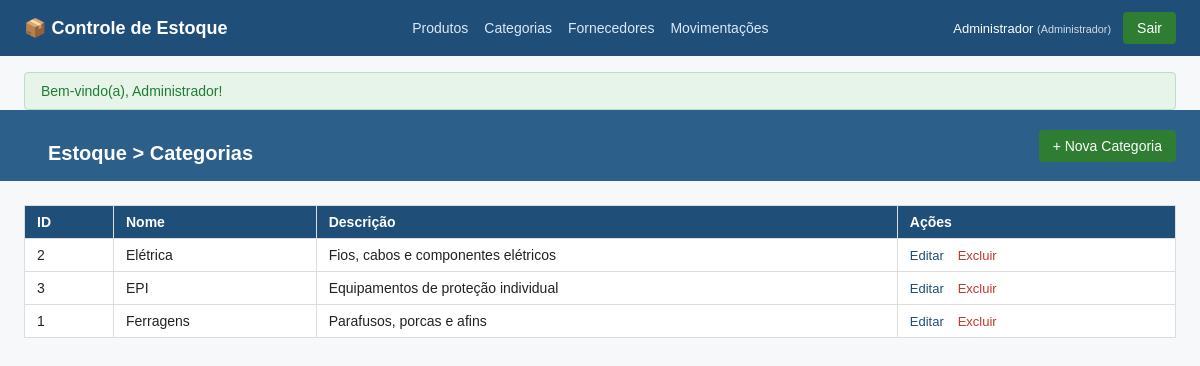
Screenshot of /categorias (signed in) with the database file from the repository.
### tables this page shows
CREATE TABLE categorias (
    id INT AUTO_INCREMENT PRIMARY KEY,
    nome VARCHAR(100) NOT NULL,
    descricao VARCHAR(255)
);

### core/Controller.php (called while the page is built, shortened)
<?php
class Controller
{
    protected function view(string $viewName, array $dados = []): void
    {
        $dados['usuarioLogado'] = $this->usuarioLogado();
        $dados['flash'] = $this->getFlash();
        extract($dados);
        $viewPath = __DIR__ . '/../app/Views/' . $viewName . '.php';
        require $viewPath;
    }
    private function getFlash(): ?array
    {
        if (!empty($_SESSION['flash'])) {
            $flash = $_SESSION['flash'];
            return $flash;
        }
        return null;
    }
    protected function usuarioLogado(): ?array
    {
        return $_SESSION['usuario'] ?? null;
    }
}

### app/Controllers/CategoriaController.php (called while the page is built, shortened)
<?php
require_once __DIR__ . '/../../core/Controller.php';
require_once __DIR__ . '/../Models/CategoriaModel.php';
class CategoriaController extends Controller
{
    public function index(): void
    {
        $categorias = (new CategoriaModel())->listarTodos();
        $this->view('categorias/listar', [
            'titulo'     => 'Categorias',
            'categorias' => $categorias,
        ]);
    }
}

### core/Router.php (called while the page is built, shortened)
<?php
class Router
{
    private array $routes = [];
    public function get(string $uri, array $action): void
    {
        $this->routes['GET'][$uri] = $action;
    }
    public function post(string $uri, array $action): void
    {
        $this->routes['POST'][$uri] = $action;
    }
    public function put(string $uri, array $action): void
    {
        $this->routes['PUT'][$uri] = $action;
    }
    public function delete(string $uri, array $action): void
    {
        $this->routes['DELETE'][$uri] = $action;
    }
    public function resolve(): void
    {
        $uri = parse_url($_SERVER['REQUEST_URI'] ?? '/', PHP_URL_PATH);
        $uri = rtrim($uri, '/');
        $method = $_SERVER['REQUEST_METHOD'] ?? 'GET';
        $action = $this->routes[$method][$uri] ?? null;
        [$controllerClass, $methodName] = $action;
        $controller = new $controllerClass();
        $controller->$methodName();
    }
}

### public/index.php (called while the page is built, shortened)
<?php
require_once __DIR__ . '/../core/Router.php';
require_once __DIR__ . '/../core/Controller.php';
require_once __DIR__ . '/../app/Controllers/CategoriaController.php';
$router = new Router();
$router->resolve();

### config/database.php (called while the page is built, shortened)
<?php
class Database
{
    private static ?PDO $instance = null;
    public static function getConnection(): PDO
    {
        if (self::$instance === null) {
            $host   = 'localhost';
            $dbname = 'controle_estoque';
            $user   = 'root';
            $pass   = '';
            $dsn = "mysql:host={$host};dbname={$dbname};charset=utf8mb4";
            try {
                self::$instance = new PDO($dsn, $user, $pass, [
                    PDO::ATTR_ERRMODE            => PDO::ERRMODE_EXCEPTION,
                    PDO::ATTR_DEFAULT_FETCH_MODE => PDO::FETCH_ASSOC,
                ]);
            } catch (PDOException $e) {
                Logger::error('Falha ao conectar ao banco de dados', ['erro' => $e->getMessage()]);
                die("Erro ao conectar ao banco de dados: " . $e->getMessage());
            }
        }
        return self::$instance;
    }
}

### app/Models/CategoriaModel.php (called while the page is built, shortened)
<?php
require_once __DIR__ . '/../../config/database.php';
class CategoriaModel
{
    private PDO $db;
    public function __construct()
    {
        $this->db = Database::getConnection();
    }
    public function listarTodos(): array
    {
        $stmt = $this->db->query("SELECT * FROM categorias ORDER BY nome ASC");
        return $stmt->fetchAll();
    }
}

### app/Views/categorias/listar.php (the view, shortened to what this page needs)
<?php
require __DIR__ . '/../partials/header.php';
$souAdmin = ($usuarioLogado['perfil'] ?? null) === 'administrador';
?>
<header class="topbar">
    <h1>Estoque &gt; Categorias</h1>
    <?php if ($souAdmin): ?>
        <a class="botao" href="/categorias/novo">+ Nova Categoria</a>
    <?php endif; ?>
</header>
<table class="tabela">
    <thead>
        <tr>
            <th>ID</th>
            <th>Nome</th>
            <th>Descrição</th>
            <?php if ($souAdmin): ?><th>Ações</th><?php endif; ?>
        </tr>
    </thead>
    <tbody>
        <?php foreach ($categorias as $c): ?>
            <tr>
                <td><?= htmlspecialchars($c['id']) ?></td>
                <td><?= htmlspecialchars($c['nome']) ?></td>
                <td><?= htmlspecialchars($c['descricao'] ?? '-') ?></td>
                <?php if ($souAdmin): ?>
                    <td class="col-acoes">
                        <a class="link-acao" href="/categorias/<?= $c['id'] ?>/editar">Editar</a>
                        <form action="/categorias/<?= $c['id'] ?>" method="POST" class="form-inline" onsubmit="return confirm('Excluir esta categoria?');">
                            <button type="submit" class="link-acao link-excluir">Excluir</button>
                        </form>
                    </td>
                <?php endif; ?>
            </tr>
        <?php endforeach; ?>
    </tbody>
</table>
<?php require __DIR__ . '/../partials/footer.php'; ?>

### public/css/style.css (style rules this page uses)
body { font-family: Arial, sans-serif; margin: 0; color: #222; background: #f7f8fa; }
.topbar { background: #2c5f8a; color: white; padding: 16px 24px; display: flex; justify-content: space-between; align-items: center; margin-top: 0; }
.topbar h1 { font-size: 20px; margin: 0; }
h1 { padding: 16px 24px 0; }
.botao { background: #2e7d32; color: white; text-decoration: none; padding: 8px 14px; border-radius: 4px; border: none; font-size: 14px; cursor: pointer; display: inline-block; }
.form-inline { display: inline; margin: 0; }
.tabela { width: calc(100% - 48px); margin: 24px; border-collapse: collapse; background: white; }
.tabela th, .tabela td { border: 1px solid #ddd; padding: 8px 12px; text-align: left; font-size: 14px; }
.tabela th { background: #1f4e79; color: white; }
.col-acoes { white-space: nowrap; }
.link-acao { color: #1f4e79; text-decoration: none; font-size: 13px; margin-right: 10px; background: none; border: none; cursor: pointer; padding: 0; }
.link-excluir { color: #c0392b; }

### rows the page displays
categorias: id "2", nome "Elétrica", descricao "Fios, cabos e componentes elétricos"
categorias: id "3", nome "EPI", descricao "Equipamentos de proteção individual"
categorias: id "1", nome "Ferragens", descricao "Parafusos, porcas e afins"

### other values shown
$usuarioLogado['nome'] "Administrador"
$flash['mensagem'] "Bem-vindo(a), Administrador!"
